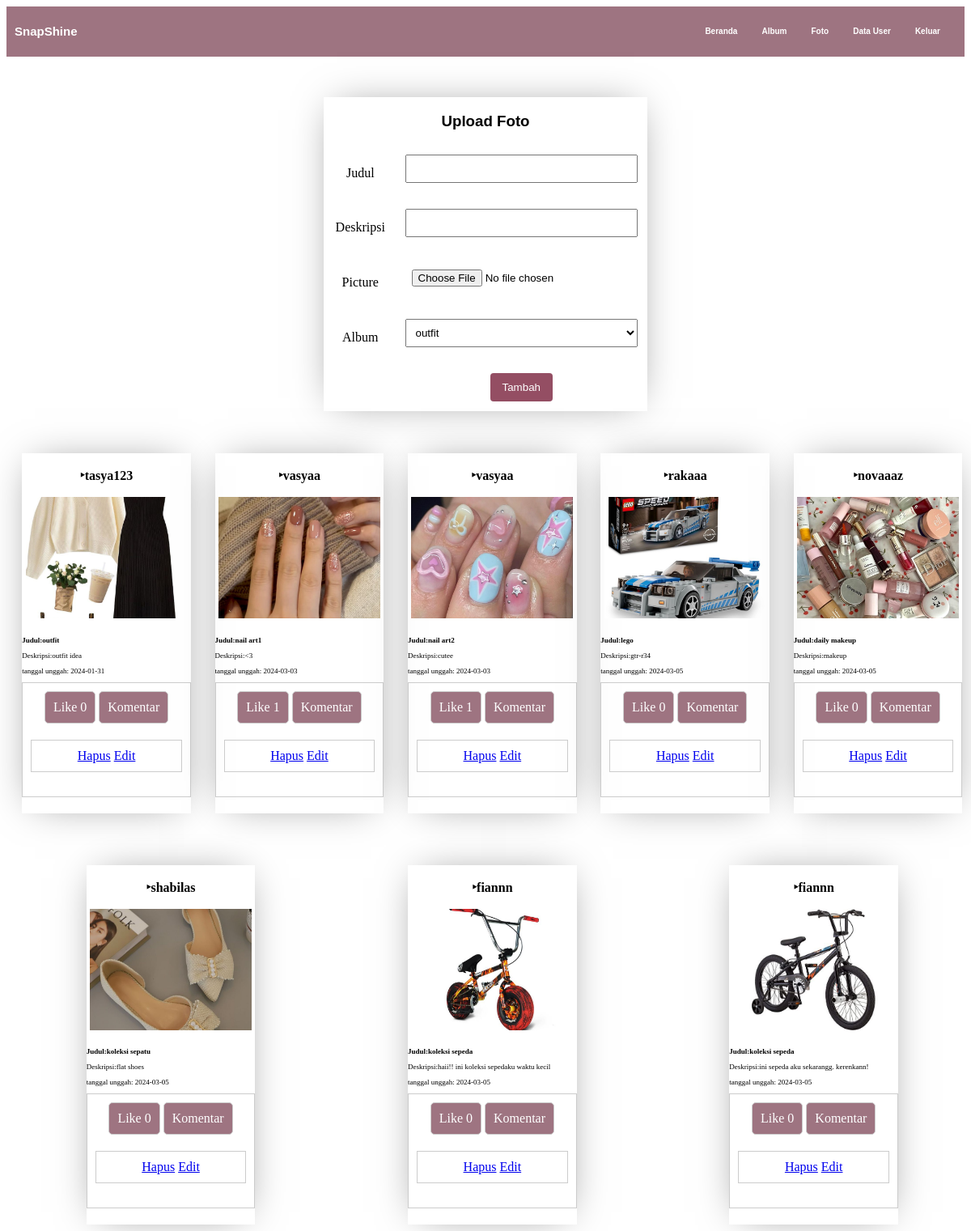
/foto-admin.php (signed in), run on the app's committed database.
### tables this page shows
CREATE TABLE `foto` (
  `fotoid` int(11) NOT NULL,
  `judulfoto` varchar(255) NOT NULL,
  `deskripsifoto` text NOT NULL,
  `tanggalunggah` date NOT NULL,
  `lokasifile` varchar(255) NOT NULL,
  `albumid` int(11) NOT NULL,
  `userid` int(11) NOT NULL
);

CREATE TABLE `user` (
  `userid` int(11) NOT NULL,
  `username` varchar(255) NOT NULL,
  `password` varchar(255) NOT NULL,
  `email` varchar(255) NOT NULL,
  `namalengkap` varchar(255) NOT NULL,
  `level` varchar(50) NOT NULL,
  `tanggaldibuat` timestamp NOT NULL DEFAULT current_timestamp() ON UPDATE current_timestamp()
);

### foto-admin.php (the view, shortened to what this page needs)
<!DOCTYPE html>
<html lang="en">
<head>
    <link rel="stylesheet" href="css/foto-admin.css">
</head>
<body>
    <ul class="navbar">
        <li>
            <h2>SnapShine</h2>
        </li>
        <?php
        if (isset($_SESSION['userid']) && isset($_SESSION['level']) && $_SESSION['level'] == 'admin') {
        ?>
            <ul>
                <li><a href="admin.php">Beranda</a></li>
                <li><a href="album-admin.php">Album</a></li>
                <li><a href="foto-admin.php">Foto</a></li>
                <li><a href="data-user.php">Data User</a></li>
                <li><a href="logout.php" onclick="return confirm('Apakah Anda yakin ingin keluar?')">Keluar</a></li>
            </ul>
        <?php
        } else {
            echo "Level tidak terdeteksi atau Anda bukan admin.";
            exit();
        }
        ?>
    </ul>
    <form action="tambah_foto.php" method="post" enctype="multipart/form-data" class="upload">
        <h3>Upload Foto</h3>
        <table>
            <tr>
                <td>Judul</td>
                <td><input type="text" name="judulfoto"></td>
            </tr>
            <tr>
                <td>Deskripsi</td>
                <td><input type="text" name="deskripsifoto"></td>
            </tr>
            <tr>
                <td>Picture</td>
                <td><input type="file" name="lokasifile"></td>
            </tr>
            <tr>
                <td>Album</td>
                <td>
                    <select name="albumid">
                        <?php
                        include "koneksi.php";
                        $sql = mysqli_query($conn, "SELECT * FROM album");
                        while ($data = mysqli_fetch_array($sql)) {
                        ?>
                            <option value="<?= $data['albumid'] ?>">
                                <?= $data['namaalbum'] ?>
                            </option>
                        <?php
                        }
                        ?>
                    </select>
                </td>
            </tr>
            <tr>
                <td></td>
                <td><input type="submit" value="Tambah" class="add"></td>
            </tr>
        </table>
    </form>
    <div class="daftar-foto">
        <?php
        include "koneksi.php";
        $sql = mysqli_query($conn, "SELECT * FROM foto
        INNER JOIN album ON foto.albumid = album.albumid
        INNER JOIN user ON foto.userid = user.userid");
        while ($data = mysqli_fetch_array($sql)) {
        ?>
            <ul class="card-list">
                <li class="card">
                    <p class="userr">‣<?= $data['username'] ?></p>
                    <img src="gambar/<?= $data['lokasifile'] ?>" alt="<?= $data['judulfoto'] ?>" />
                        <h2 class="card-description2">Judul:<?= $data['judulfoto'] ?></h2>
                        <p class="card-description2">Deskripsi:<?= $data['deskripsifoto'] ?></p>
                        <p class="card-description2">tanggal unggah: <?= $data['tanggalunggah'] ?></p>
                    <div class="button">
                        <div class="like">
                            <a href="like-admin.php?fotoid=<?= $data['fotoid'] ?>">Like</a>
                            <?php
                            $fotoid = $data['fotoid'];
                            $sql2 = mysqli_query($conn, "select * from likefoto where fotoid='$fotoid'");
                            echo mysqli_num_rows($sql2);
                            ?>
                        </div>
                        <div class="komentar">
                            <a href="komentar-admin.php?fotoid=<?= $data['fotoid'] ?>">Komentar</a>
                        </div>
                        <div class="aksi">
                            <a href="hapus_album.php?albumid=<?= $data['albumid'] ?>" onclick="return confirm('Apakah Anda yakin ingin menghapus album ini?')">Hapus</a>
                            <a href="edit_album.php?albumid=<?= $data['albumid'] ?>">Edit</a>
                        </div>
                    </div>
                </li>
            </ul>
        <?php
        }
        ?>
    </div>
</body>
</html>

### css/foto-admin.css (style rules this page uses)
.navbar { list-style-type: none; margin: 0; padding: 10px; background-color: #9e7481; overflow: hidden; font-family: helvetica; }
.navbar li { display: inline; margin-right: 10px; text-align: center; float: left; font-size: 10px; color: white; }
.navbar li a { text-decoration: none; color: white; padding: 10px; font-weight: bold; }
.daftar-foto { display: flex; flex-wrap: wrap; justify-content: space-around; align-items: stretch; margin-top: 20px; }
form { display: flex; flex-direction: column; max-width: 400px; margin: auto; }
table { width: 100%; }
td { padding: 10px; }
input[type="text"], input[type="file"], select { width: 100%; padding: 8px; margin-bottom: 10px; box-sizing: border-box; }
input[type="submit"] { background-color:#944E63; color: white; padding: 10px 15px; border: none; border-radius: 4px; cursor: pointer; }
ul ul { float: right; }
.upload { box-shadow: 0 0 3rem -1rem rgba(0,0,0,0.5); top: 150px; position: sticky; margin-top: 50px; }
.upload h3 { text-align: center; font-family: helvetica; }
.navbar ul { padding-top: 15px; }
.add { z-index:1; position: relative; }
.card-list { display: block; margin: 1rem auto; padding: 0; font-size: 0; text-align: center; list-style: none; }
.card { display: inline-block; width: 90%; max-width: 20rem; margin: 1rem; font-size: 1rem; text-decoration: none; overflow: hidden; box-shadow: 0 0 3rem -1rem rgba(0,0,0,0.5); transition: transform 0.1s ease-in-out, box-shadow 0.1s; }
.card-description2 { text-align: left; font-size: 9px; }
.like { background-color: #9e7481; color: white; padding: 8px 12px; border-radius: 5px; text-decoration: none; display: inline-block; }
.like a { color: white; text-decoration: none; }
.komentar { background-color: #9e7481; color: white; padding: 8px 12px; border-radius: 5px; text-decoration: none; display: inline-block; }
.komentar a { color: white; text-decoration: none; }

### foto-admin.php (style rules this page uses)
.daftar-foto { position: absolute; margin-top: 20px; display: flex; flex-wrap: wrap; justify-content: space-between; }
.daftar-foto div { border: 1px solid #ccc; padding: 10px; margin-bottom: 20px; }
.daftar-foto img { width: 200px; height: 150px; object-fit: cover; margin-bottom: 10px; }
.userr { font-weight: bold; }

### data on the page
foto: userid.username "tasya123", lokasifile+judulfoto (picture), judulfoto "outfit", deskripsifoto "outfit idea", tanggalunggah "2024-01-31", mysqli_num_rows($sql2) "0"
foto: userid.username "vasyaa", lokasifile (picture), judulfoto "nail art1", deskripsifoto "<3", tanggalunggah "2024-03-03", mysqli_num_rows($sql2) "1"
foto: userid.username "vasyaa", lokasifile (picture), judulfoto "nail art2", deskripsifoto "cutee", tanggalunggah "2024-03-03", mysqli_num_rows($sql2) "1"
foto: userid.username "rakaaa", lokasifile+judulfoto (picture), judulfoto "lego", deskripsifoto "gtr-r34", tanggalunggah "2024-03-05", mysqli_num_rows($sql2) "0"
foto: userid.username "novaaaz", lokasifile (picture), judulfoto "daily makeup", deskripsifoto "makeup", tanggalunggah "2024-03-05", mysqli_num_rows($sql2) "0"
foto: userid.username "shabilas", lokasifile (picture), judulfoto "koleksi sepatu", deskripsifoto "flat shoes", tanggalunggah "2024-03-05", mysqli_num_rows($sql2) "0"
foto: userid.username "fiannn", lokasifile (picture), judulfoto "koleksi sepeda", deskripsifoto "haii!! ini koleksi sepedaku waktu kecil", tanggalunggah "2024-03-05", mysqli_num_rows($sql2) "0"
foto: userid.username "fiannn", lokasifile (picture), judulfoto "koleksi sepeda", deskripsifoto "ini sepeda aku sekarangg. kerenkann!", tanggalunggah "2024-03-05", mysqli_num_rows($sql2) "0"

### other printed values
form field albumid "outfit"
